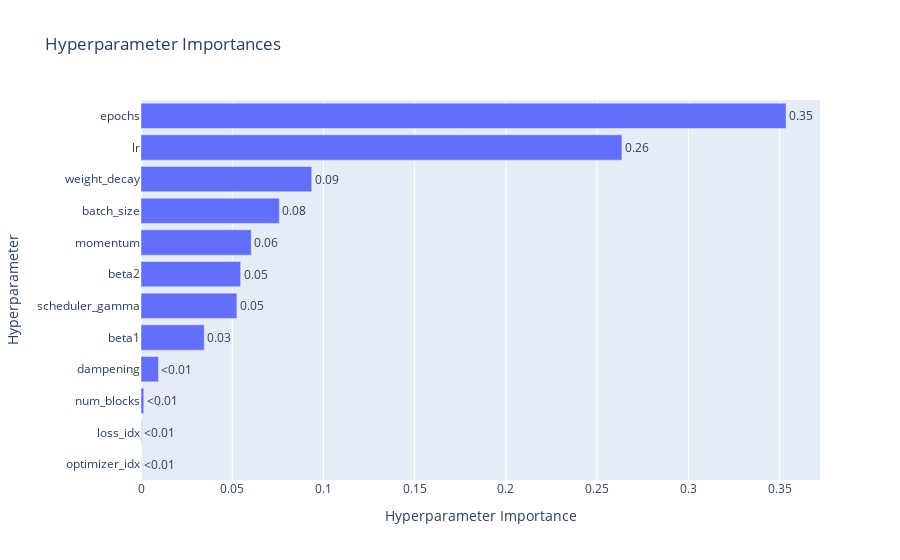

The code cell stored with this chart in its notebook:
### Code cell
vis.plot_param_importances(study)

### Figure 1 — Plotly figure (JSON) as saved in the notebook; plotly's stock layout.template omitted (floating-point values rounded to 4 significant figures)
{"data": [{"cliponaxis": false, "hovertemplate": ["optimizer_idx (IntDistribution): 0.0<extra></extra>", "loss_idx (IntDistribution): 0.0001856375358478794<extra></extra>", "num_blocks (IntDistribution): 0.0015121389557504088<extra></extra>", "dampening (FloatDistribution): 0.009574107379621524<extra></extra>", "beta1 (FloatDistribution): 0.03466764044792293<extra></extra>", "scheduler_gamma (FloatDistribution): 0.05254475523144139<extra></extra>", "beta2 (FloatDistribution): 0.05460065859752166<extra></extra>", "momentum (FloatDistribution): 0.06041884377841253<extra></extra>", "batch_size (IntDistribution): 0.07583734308509762<extra></extra>", "weight_decay (FloatDistribution): 0.09357893436333654<extra></extra>", "lr (FloatDistribution): 0.26355805583009406<extra></extra>", "epochs (IntDistribution): 0.35352188479495344<extra></extra>"], "name": "Objective Value", "orientation": "h", "text": ["<0.01", "<0.01", "<0.01", "<0.01", "0.03", "0.05", "0.05", "0.06", "0.08", "0.09", "0.26", "0.35"], "textposition": "outside", "type": "bar", "x": [0, 0.0001856, 0.001512, 0.009574, 0.03467, 0.05254, 0.0546, 0.06042, 0.07584, 0.09358, 0.2636, 0.3535], "y": ["optimizer_idx", "loss_idx", "num_blocks", "dampening", "beta1", "scheduler_gamma", "beta2", "momentum", "batch_size", "weight_decay", "lr", "epochs"]}], "layout": {"title": {"text": "Hyperparameter Importances"}, "xaxis": {"title": {"text": "Hyperparameter Importance"}}, "yaxis": {"title": {"text": "Hyperparameter"}}}}
